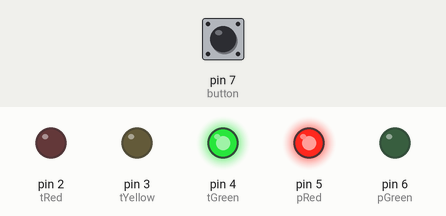
This sketch was run on a simulated Arduino Uno, built with avr-gcc and run on an emulated ATmega328P. Shown: output pins drawn as LEDs (lit = HIGH). Dashed ring = blinking. Inputs (shaded band) come from the test bench; at power-on: pin 7 (button) HIGH.

Above: at 1.2 s.
1.3 s: pin 7 (button) pulled LOW for 0.15 s
At 1.7 s:
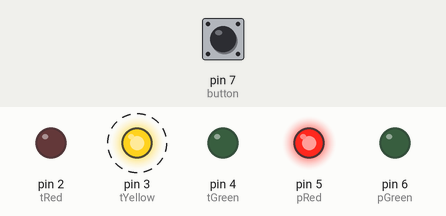
At 5.3 s:
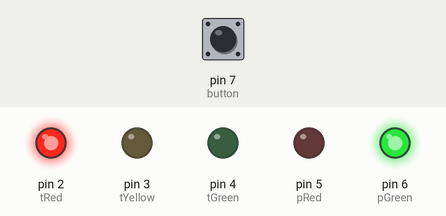
Timing chart, 0 to 15.8 s (numbered marks = the images above; inputs shaded):
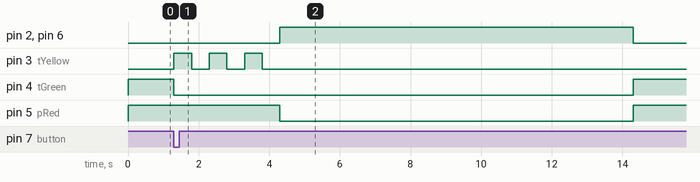

The sketch:

codingansismik.ino
```cpp
// Traffic Light
int tRed = 2;
int tYellow = 3;
int tGreen = 4;

// Pedestrian
int pRed = 5;
int pGreen = 6;

// Button
int button = 7;

bool requestCross = false;

void setup() {
  pinMode(tRed, OUTPUT);
  pinMode(tYellow, OUTPUT);
  pinMode(tGreen, OUTPUT);

  pinMode(pRed, OUTPUT);
  pinMode(pGreen, OUTPUT);

  pinMode(button, INPUT_PULLUP);

  // Default state
  digitalWrite(tGreen, HIGH);
  digitalWrite(tRed, LOW);
  digitalWrite(tYellow, LOW);

  digitalWrite(pRed, HIGH);
  digitalWrite(pGreen, LOW);
}

void loop() {
  // cek tombol (aktif LOW karena INPUT_PULLUP)
  if (digitalRead(button) == LOW) {
    requestCross = true;
  }

  if (requestCross) {
    runPedestrianCrossing();
    requestCross = false;
  }
}

void runPedestrianCrossing() {

  // Matikan hijau traffic
  digitalWrite(tGreen, LOW);

  // Kuning kedip 3x
  for (int i = 0; i < 3; i++) {
    digitalWrite(tYellow, HIGH);
    delay(500);
    digitalWrite(tYellow, LOW);
    delay(500);
  }

  // Traffic merah
  digitalWrite(tRed, HIGH);

  // Pedestrian hijau
  digitalWrite(pRed, LOW);
  digitalWrite(pGreen, HIGH);

  delay(10000); // 10 detik

  // Pedestrian kembali merah
  digitalWrite(pGreen, LOW);
  digitalWrite(pRed, HIGH);

  // Traffic kembali hijau
  digitalWrite(tRed, LOW);
  digitalWrite(tGreen, HIGH);
}
```

Measured:
- after the input at 1.3 s, pin 2 (tRed), pin 6 (pGreen): LOW → HIGH after 3.0 s, → LOW 10.0 s later; pin 3 (tYellow): alternates HIGH for 0.50 s and LOW for 0.50 s, 6 changes in all, then stays LOW, starting at once; pin 4 (tGreen): HIGH → LOW at once, → HIGH 13.0 s later; pin 5 (pRed): HIGH → LOW after 3.0 s, → HIGH 10.0 s later
